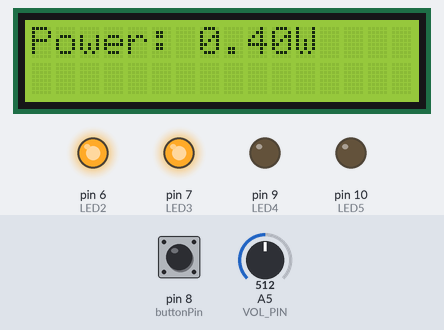
Simulated run of this sketch. Board: Arduino Uno, built with avr-gcc and run on an emulated ATmega328P. Shown: 16×2 character LCD, output pins drawn as LEDs (lit = HIGH). The test bench sets the inputs (shaded band); at power-on: pin 8 (buttonPin) HIGH, A5 (VOL_PIN) = 512. Pins used as bus, display or sensor lines are not drawn.

Above: at 1.2 s.
1.3 s: pin 8 (buttonPin) pulled LOW for 0.15 s
At 1.38 s:
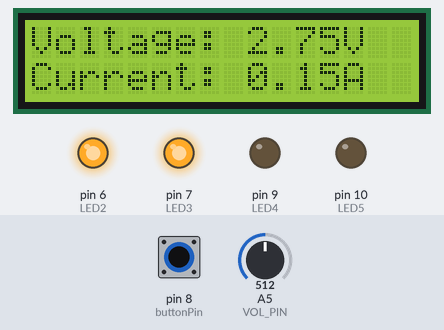
2.9 s: A5 (VOL_PIN) set to 716
At 3.7 s:
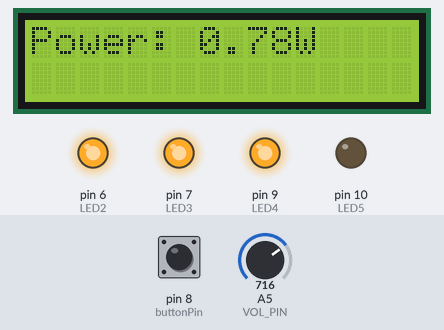
4.4 s: A5 (VOL_PIN) set to 900
At 4.8 s:
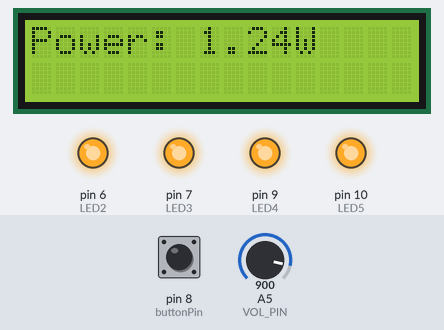
5.9 s: A5 (VOL_PIN) set to 306
At 7.1 s:
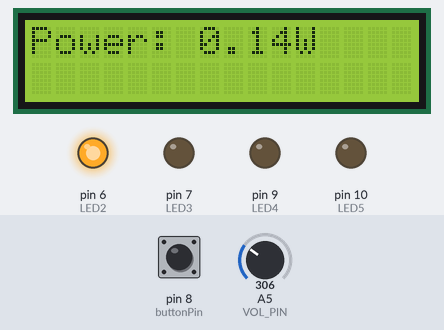
7.4 s: pin 8 (buttonPin) pulled LOW for 1 s
At 8.2 s:
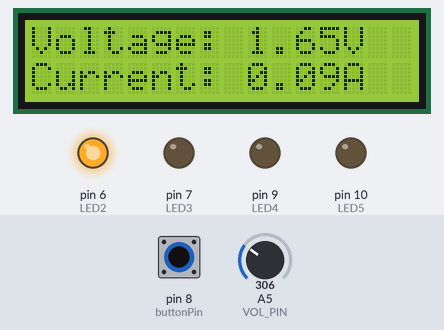
9.9 s: A5 (VOL_PIN) set to 122
At 10.3 s:
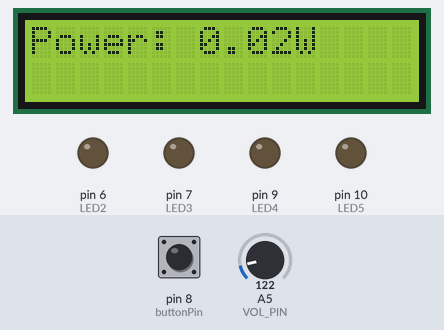
Timing chart, 0 to 12.4 s (numbered marks = the images above; inputs shaded):
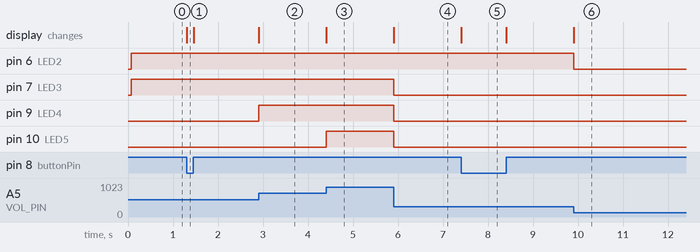

The sketch:

Solar_Tracker_Voltage_Measure.ino
```cpp
/*
Code used to measure voltage, current, and power using and LCD Screen
and LEDs

Done as Part of Class Project for ECEN 459
Aaron Colchado
*/

// include the library code for LCD:
#include <LiquidCrystal.h>


// initialize the library by associating any needed LED and LCD interface pins
// with the arduino pin number it is connected to
const int rs = 12, en = 11, d4 = 5, d5 = 4, d6 = 3, d7 = 2, VOL_PIN = A5, buttonPin = 8, LED1 = 1, LED2 = 6, LED3 = 7, LED4 = 9, LED5 = 10;
LiquidCrystal lcd(rs, en, d4, d5, d6, d7);
//initializes push button value
int buttonState = 0;

void setup() {
  // set up the LCD's number of columns and rows:
  lcd.begin(16, 2);
  Serial.begin( 9600 );
  //Sets up the push button as an input
  pinMode(buttonPin, INPUT);
  //Sets LEDs as outputs
  pinMode(LED1, OUTPUT);
  pinMode(LED2, OUTPUT);
  pinMode(LED3, OUTPUT);
  pinMode(LED4, OUTPUT);
  pinMode(LED5, OUTPUT);
}

void loop() {
  //Used to set output to LCD as char values
  char Mode;
  //Reads the voltage input and sets the max input value
  float volt = analogRead(A5)*5.5/1023;
  float current = volt/18.9;            //  Current = Voltage / (R1+R2)
  float power = volt * current;
  // read the state of the pushbutton value:
  buttonState = digitalRead(buttonPin);

  //Uses the button as an input to determine whether Power or Voltage and Current get shown.
  if (buttonState == LOW){
  // set the cursor to column 0, line 1
  lcd.setCursor(0,0);
  lcd.print("Voltage: ");
  lcd.print(volt);
  lcd.print("V  ");
  //Moves Cursor to write on secod line of LCD
  lcd.setCursor(0, 1);
  lcd.print("Current: ");
  lcd.print(current);
  lcd.print("A  ");
  //Calls LEDLevel() function
  LEDLevel();
  }

  else{
  lcd.setCursor(0,0);
  lcd.print("Power: ");
  lcd.print(power);
  lcd.print("W     ");
  lcd.setCursor(0, 1);
  //Uses whitespace to overwrite the characters from the other display option.
  lcd.print("               ");
  LEDLevel();
  }
}

/*
LEDLevel() reads in voltage input and determines which LED to light up depending on the voltage measured
*/
void LEDLevel(){
  float volt = analogRead(A5)*5.5/1023;
  if(volt < 1.5){
  digitalWrite(LED1, HIGH);
  digitalWrite(LED2, LOW);
  digitalWrite(LED3, LOW);
  digitalWrite(LED4, LOW);
  digitalWrite(LED5, LOW);
  }

  else if(volt < 2.5 && volt >= 1.5 ){
  digitalWrite(LED1, HIGH);
  digitalWrite(LED2, HIGH);
  digitalWrite(LED3, LOW);
  digitalWrite(LED4, LOW);
  digitalWrite(LED5, LOW);
    }

  else if(volt < 3.5 && volt >= 2.5 ){
  digitalWrite(LED1, HIGH);
  digitalWrite(LED2, HIGH);
  digitalWrite(LED3, HIGH);
  digitalWrite(LED4, LOW);
  digitalWrite(LED5, LOW);
    }

  else if(volt < 4.5 && volt >= 3.5 ){
  digitalWrite(LED1, HIGH);
  digitalWrite(LED2, HIGH);
  digitalWrite(LED3, HIGH);
  digitalWrite(LED4, HIGH);
  digitalWrite(LED5, LOW);
    }

  else{
  digitalWrite(LED1, HIGH);
  digitalWrite(LED2, HIGH);
  digitalWrite(LED3, HIGH);
  digitalWrite(LED4, HIGH);
  digitalWrite(LED5, HIGH);
    }
}
```

Measured:
- after the input at 1.3 s, the display: changes at once (image 1)
- after the input at 2.9 s, pin 9 (LED4): LOW → HIGH at once; the display: changes at once (image 2)
- after the input at 4.4 s, pin 10 (LED5): LOW → HIGH at once; the display: changes at once (image 3)
- after the input at 5.9 s, pin 7 (LED3), pin 9 (LED4), pin 10 (LED5): HIGH → LOW at once; the display: changes at once (image 4)
- after the input at 7.4 s, the display: changes at once (image 5)
- after the input at 9.9 s, pin 6 (LED2): HIGH → LOW at once; the display: changes at once (image 6)
